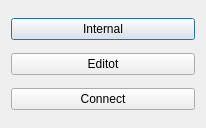
<?xml version="1.0" encoding="UTF-8"?>
<ui version="4.0">
 <class>Dialog</class>
 <widget class="QDialog" name="Dialog">
  <property name="geometry">
   <rect>
    <x>0</x>
    <y>0</y>
    <width>206</width>
    <height>128</height>
   </rect>
  </property>
  <property name="windowTitle">
   <string>Dialog</string>
  </property>
  <layout class="QVBoxLayout" name="verticalLayout">
   <item>
    <widget class="QPushButton" name="btnInternal">
     <property name="text">
      <string>Internal</string>
     </property>
    </widget>
   </item>
   <item>
    <widget class="QPushButton" name="btnEditor">
     <property name="text">
      <string>Editot</string>
     </property>
    </widget>
   </item>
   <item>
    <widget class="QPushButton" name="btnConnect">
     <property name="text">
      <string>Connect</string>
     </property>
    </widget>
   </item>
  </layout>
 </widget>
 <resources/>
 <connections>
  <connection>
   <sender>btnInternal</sender>
   <signal>clicked()</signal>
   <receiver>Dialog</receiver>
   <slot>accept()</slot>
   <hints>
    <hint type="sourcelabel">
     <x>43</x>
     <y>19</y>
    </hint>
    <hint type="destinationlabel">
     <x>132</x>
     <y>17</y>
    </hint>
   </hints>
  </connection>
 </connections>
</ui>
